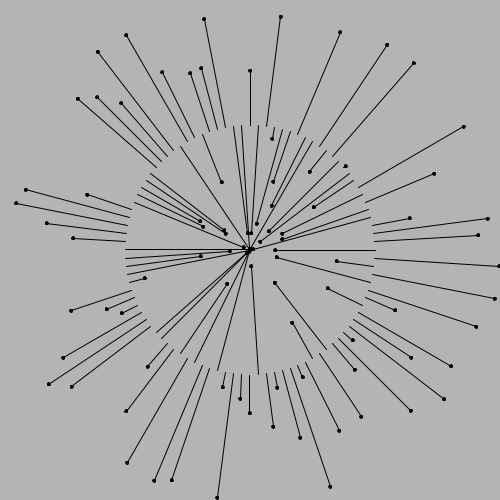
Frame 1 (no input)
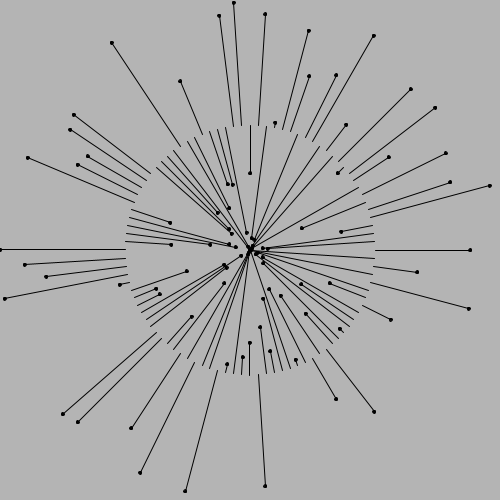
Frame 60 (the mouse pressed at the canvas centre just before this capture)
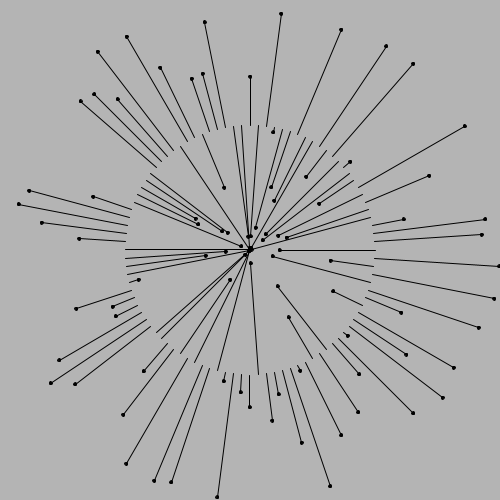
Frame 120 (the mouse held since frame 60 and released just before this capture)

The Processing sketch that drew these frames (run headless with seeded random() and noise(); from frame 60 on, the mouse is pressed at the canvas centre):

// Processing sketch: processing_161796
// ── processing_161796.pde

int tileSize = 250;
float phasor = 0.0;
float phasorInc = 1.0 / 120.0;
OLine oline;

class OLine {
    int nOLines;
    float[] offsets;

    OLine() {
        nOLines = 96;
        offsets = new float[nOLines];
        for (int i = 0; i < nOLines; i++) {
            offsets[i] = random(1);
        }
    }

    void draw() {
        for (int i = 0; i < nOLines; i++) {
            float a = (float) i / (float) nOLines * TWO_PI;
            PVector start = distAngle(1, a); 
            start.mult(tileSize / 2);
            PVector end = distAngle(1, a); 
            float phase = phasor + offsets[i];
            if (phase >= 1.0) {
                phase -= 1.0;
            }
            float v = sin(phase * TWO_PI) + 1.0;
            v *= 0.5;
            end.mult(tileSize * v);
            line(start.x, start.y, end.x, end.y);
            fill(0);
            ellipse(end.x, end.y, 3, 3);
        }
    }
}

PVector distAngle(float d, float a) {
    return new PVector(d * cos(a), d * sin(a));
}

void setup() {
    size(500, 500);
    oline = new OLine();
}

void draw() {
    background(180);
    pushMatrix();
    translate(width / 2, height / 2);
    oline.draw();
    popMatrix();
    phasor += phasorInc;
    if (phasor >= 1.0) {
        phasor -= 1.0;
    }
}
